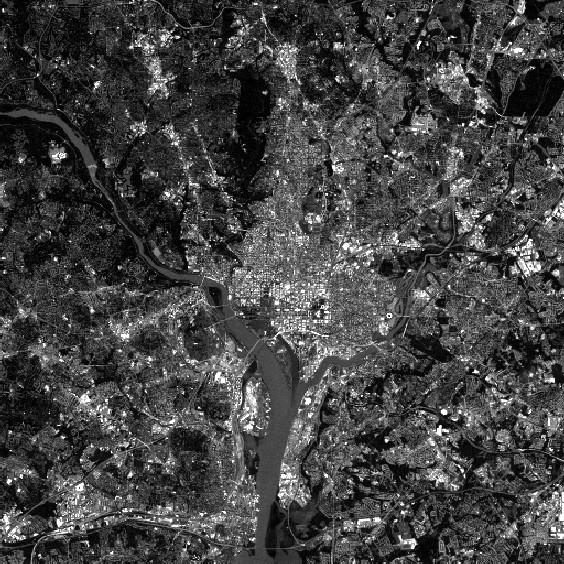
%> input picture ImageProcessing/images/WashingtonDC_Band2_564.tif, 564 x 564 px, given in place of WashingtonDC_Band2_564.tif.tif, which was not available
$ octave --eval "result = script('../ImageProcessing/images/WashingtonDC_Band2_564.tif');"   (GNU Octave 9; MATLAB toolbox functions it lacks are replaced by stand-ins)
%> lines starting %> are read from the running program, lines starting %| are printed output that depends on the picture; pictures that were not available may be replaced by others from this repository, and a replacement may not be noted
### Lab2/IPGaussian.m
function H=IPGaussian(D0,M,N)

x = 1:M;
y = 1:N;

% [5 lines of commented-out code are left out]

[X,Y] = meshgrid(x,y);

Duv_squared = (X-(M+1)/2).^2 + (Y-(N+1)/2).^2;
H = (exp(-Duv_squared./(2*(D0^2))));

end

### Lab2/IPftfilter.m
function g=IPftfilter(x,H)

M=size(x,1); N = size(x,2);
P = 2*M; Q = 2*N;

fp = im2double(x);
fp = [fp zeros(M,N)];
fp = [fp; zeros(M,Q)];
Fp = fft2(fp,P,Q);
Fp = fftshift(Fp);
Gp = H.*Fp;
Gp = ifftshift(Gp);
gp = ifft2(Gp);
gp = real(gp);
g = im2uint8(gp(1:M,1:N));
end

### Lab2/script.m
function f = script(imname)
clc;                                  % clear the command window
close all;                            % close open figure windows
inputfile = [imname,'.tif'];
f = imread(inputfile);
%> f is the input picture: size 564x564 uint8; min 0, max 255, mean 67.5
figure;
imshow(f);
M = size(f,1);N = size(f,2);
%> after `M = size(f,1)`: M = 564
%> after `N = size(f,2)`: N = 564
P = 2 * M; Q=2*N;
%> after `P = 2 * M`: P = 1128
%> after `Q=2*N`: Q = 1128
D0 = 30;
H = IPGaussian(D0,P,Q);
g = IPftfilter(f,H);
%> in IPftfilter, `fp = [fp zeros(M,N)];`:
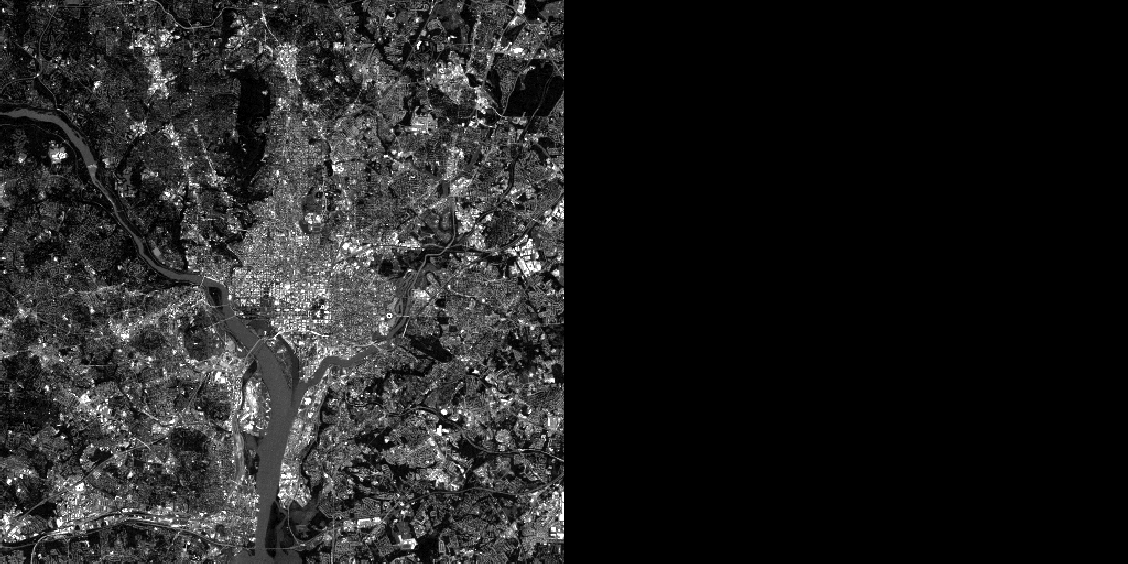
%> fp: size 564x1128 double; min 0, max 1, mean 0.132
%> in IPftfilter, `fp = [fp; zeros(M,Q)];`:
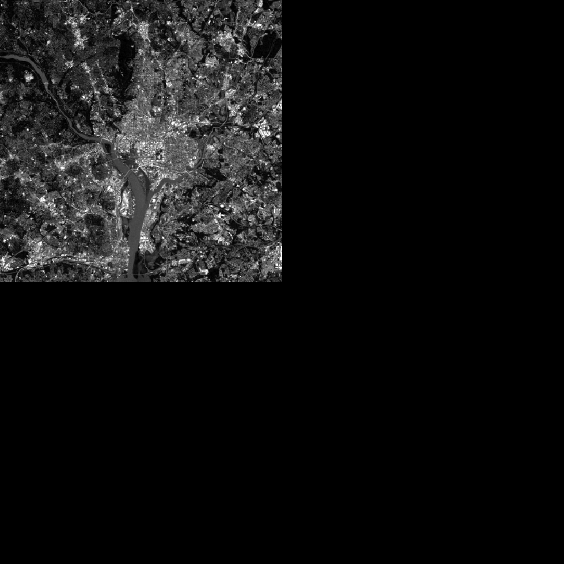
%> fp: size 1128x1128 double (shown at 1/2 size); min 0, max 1, mean 0.0662
%> in IPftfilter, `gp = real(gp);`:
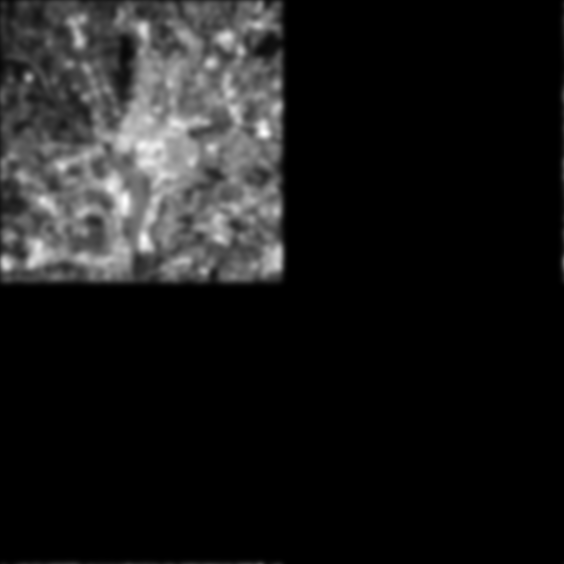
%> gp: size 1128x1128 double (shown at 1/2 size); min -2.97e-16, max 0.637, mean 0.0662; drawn with min black and max white
%> in IPftfilter, `g = im2uint8(gp(1:M,1:N));`:
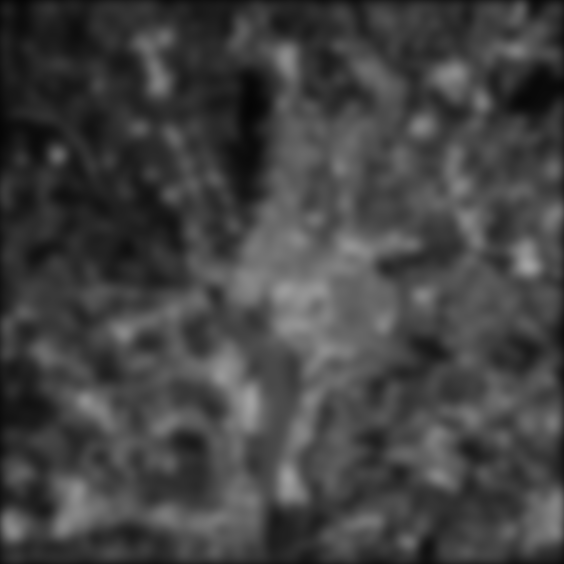
%> g: size 564x564 uint8; min 5, max 162, mean 66.5
figure;
imshow(g);

end

$ run again, on ImageProcessing/images/WashingtonDC_Band4_564.tif
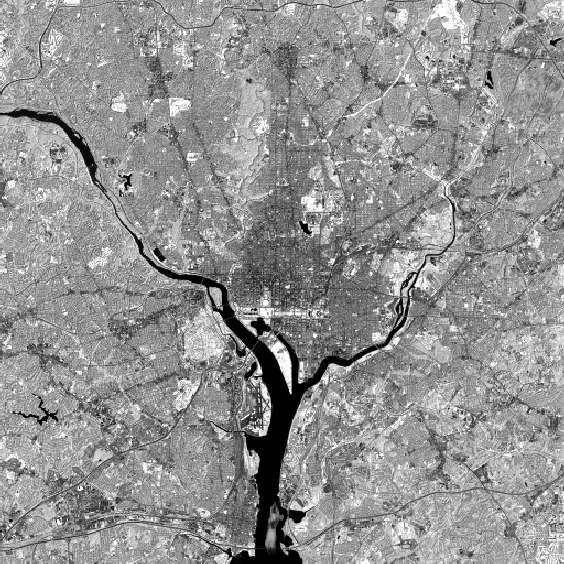
%> input picture ImageProcessing/images/WashingtonDC_Band4_564.tif, 564 x 564 px, given in place of WashingtonDC_Band4_564.tif.tif, which was not available
%> in script, f is the input picture: size 564x564 uint8; min 0, max 254, mean 146.2
%> in IPftfilter, `gp = real(gp);`:
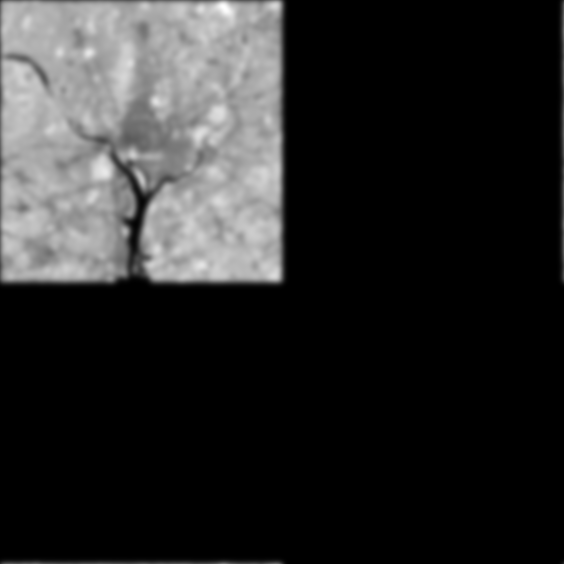
%> gp: size 1128x1128 double (shown at 1/2 size); min -5.72e-16, max 0.879, mean 0.143; drawn with min black and max white
%> in IPftfilter, `g = im2uint8(gp(1:M,1:N));`:
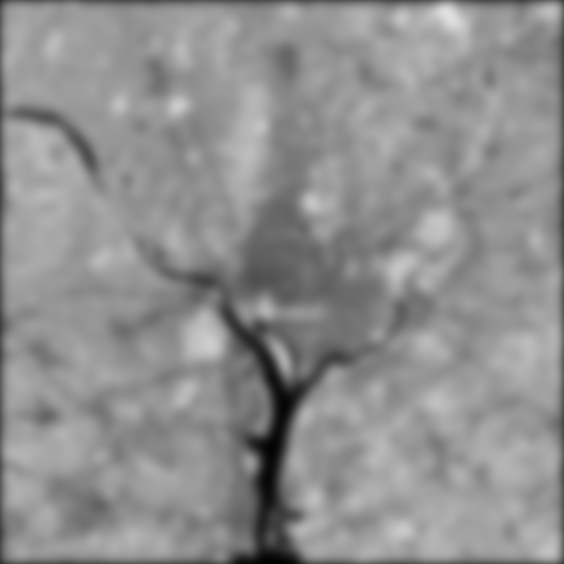
%> g: size 564x564 uint8; min 1, max 224, mean 143.5
